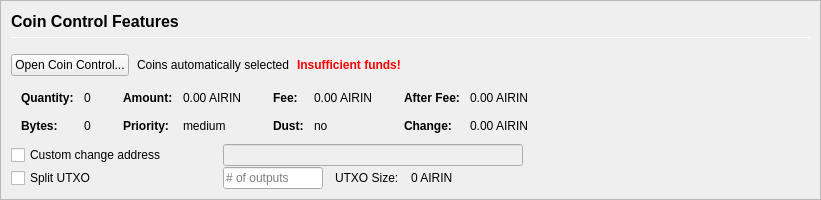
         <widget class="QFrame" name="frameCoinControl">
          <property name="sizePolicy">
           <sizepolicy hsizetype="Expanding" vsizetype="Expanding">
            <horstretch>0</horstretch>
            <verstretch>0</verstretch>
           </sizepolicy>
          </property>
          <property name="maximumSize">
           <size>
            <width>16777215</width>
            <height>16777215</height>
           </size>
          </property>
          <property name="frameShape">
           <enum>QFrame::StyledPanel</enum>
          </property>
          <property name="frameShadow">
           <enum>QFrame::Sunken</enum>
          </property>
          <layout class="QVBoxLayout" name="verticalLayoutCoinControl2">
           <property name="spacing">
            <number>0</number>
           </property>
           <property name="leftMargin">
            <number>0</number>
           </property>
           <property name="topMargin">
            <number>0</number>
           </property>
           <property name="rightMargin">
            <number>0</number>
           </property>
           <property name="bottomMargin">
            <number>0</number>
           </property>
           <item>
            <widget class="QFrame" name="frameCoinControl_BG">
             <layout class="QVBoxLayout" name="verticalLayoutCoinControl" stretch="0,0,0,0,0,0">
              <property name="spacing">
               <number>1</number>
              </property>
              <property name="leftMargin">
               <number>10</number>
              </property>
              <property name="topMargin">
               <number>10</number>
              </property>
              <item>
               <layout class="QHBoxLayout" name="horizontalLayoutCoinControl1">
                <property name="bottomMargin">
                 <number>15</number>
                </property>
                <item>
                 <layout class="QVBoxLayout" name="verticalLayout_3">
                  <property name="spacing">
                   <number>6</number>
                  </property>
                  <item>
                   <widget class="QLabel" name="labelCoinControlFeatures">
                    <property name="sizePolicy">
                     <sizepolicy hsizetype="Preferred" vsizetype="Maximum">
                      <horstretch>0</horstretch>
                      <verstretch>0</verstretch>
                     </sizepolicy>
                    </property>
                    <property name="minimumSize">
                     <size>
                      <width>0</width>
                      <height>20</height>
                     </size>
                    </property>
                    <property name="font">
                     <font>
                      <pointsize>12</pointsize>
                      <weight>75</weight>
                      <bold>true</bold>
                     </font>
                    </property>
                    <property name="styleSheet">
                     <string notr="true">font-weight:bold;</string>
                    </property>
                    <property name="text">
                     <string>Coin Control Features</string>
                    </property>
                   </widget>
                  </item>
                  <item>
                   <widget class="Line" name="line">
                    <property name="minimumSize">
                     <size>
                      <width>0</width>
                      <height>1</height>
                     </size>
                    </property>
                    <property name="maximumSize">
                     <size>
                      <width>16777215</width>
                      <height>1</height>
                     </size>
                    </property>
                    <property name="orientation">
                     <enum>Qt::Horizontal</enum>
                    </property>
                   </widget>
                  </item>
                 </layout>
                </item>
               </layout>
              </item>
              <item>
               <layout class="QHBoxLayout" name="horizontalLayoutCoinControl2" stretch="0,0,0,0">
                <property name="spacing">
                 <number>8</number>
                </property>
                <property name="bottomMargin">
                 <number>10</number>
                </property>
                <item>
                 <widget class="QPushButton" name="pushButtonCoinControl">
                  <property name="styleSheet">
                   <string notr="true"/>
                  </property>
                  <property name="text">
                   <string>Open Coin Control...</string>
                  </property>
                  <property name="autoDefault">
                   <bool>false</bool>
                  </property>
                 </widget>
                </item>
                <item>
                 <widget class="QLabel" name="labelCoinControlAutomaticallySelected">
                  <property name="text">
                   <string>Coins automatically selected</string>
                  </property>
                  <property name="margin">
                   <number>5</number>
                  </property>
                 </widget>
                </item>
                <item>
                 <widget class="QLabel" name="labelCoinControlInsuffFunds">
                  <property name="font">
                   <font>
                    <weight>75</weight>
                    <bold>true</bold>
                   </font>
                  </property>
                  <property name="styleSheet">
                   <string notr="true">color:red;font-weight:bold;</string>
                  </property>
                  <property name="text">
                   <string>Insufficient funds!</string>
                  </property>
                  <property name="margin">
                   <number>5</number>
                  </property>
                 </widget>
                </item>
                <item>
                 <spacer name="horizontalSpacerCoinControl">
                  <property name="orientation">
                   <enum>Qt::Horizontal</enum>
                  </property>
                  <property name="sizeHint" stdset="0">
                   <size>
                    <width>40</width>
                    <height>1</height>
                   </size>
                  </property>
                 </spacer>
                </item>
               </layout>
              </item>
              <item>
               <widget class="QWidget" name="widgetCoinControl" native="true">
                <property name="sizePolicy">
                 <sizepolicy hsizetype="Preferred" vsizetype="Preferred">
                  <horstretch>0</horstretch>
                  <verstretch>0</verstretch>
                 </sizepolicy>
                </property>
                <property name="minimumSize">
                 <size>
                  <width>0</width>
                  <height>0</height>
                 </size>
                </property>
                <property name="styleSheet">
                 <string notr="true"/>
                </property>
                <layout class="QHBoxLayout" name="horizontalLayoutCoinControl5">
                 <property name="leftMargin">
                  <number>0</number>
                 </property>
                 <property name="topMargin">
                  <number>0</number>
                 </property>
                 <property name="rightMargin">
                  <number>0</number>
                 </property>
                 <property name="bottomMargin">
                  <number>0</number>
                 </property>
                 <item>
                  <layout class="QHBoxLayout" name="horizontalLayoutCoinControl3" stretch="0,0,0,1">
                   <property name="spacing">
                    <number>20</number>
                   </property>
                   <property name="topMargin">
                    <number>0</number>
                   </property>
                   <property name="bottomMargin">
                    <number>10</number>
                   </property>
                   <item>
                    <layout class="QFormLayout" name="formLayoutCoinControl1">
                     <property name="horizontalSpacing">
                      <number>10</number>
                     </property>
                     <property name="verticalSpacing">
                      <number>14</number>
                     </property>
                     <property name="leftMargin">
                      <number>10</number>
                     </property>
                     <property name="topMargin">
                      <number>4</number>
                     </property>
                     <property name="rightMargin">
                      <number>6</number>
                     </property>
                     <item row="0" column="0">
                      <widget class="QLabel" name="labelCoinControlQuantityText">
                       <property name="font">
                        <font>
                         <weight>75</weight>
                         <bold>true</bold>
                        </font>
                       </property>
                       <property name="text">
                        <string>Quantity:</string>
                       </property>
                       <property name="margin">
                        <number>0</number>
                       </property>
                      </widget>
                     </item>
                     <item row="0" column="1">
                      <widget class="QLabel" name="labelCoinControlQuantity">
                       <property name="cursor">
                        <cursorShape>IBeamCursor</cursorShape>
                       </property>
                       <property name="contextMenuPolicy">
                        <enum>Qt::ActionsContextMenu</enum>
                       </property>
                       <property name="text">
                        <string notr="true">0</string>
                       </property>
                       <property name="margin">
                        <number>0</number>
                       </property>
                       <property name="textInteractionFlags">
                        <set>Qt::LinksAccessibleByMouse|Qt::TextSelectableByKeyboard|Qt::TextSelectableByMouse</set>
                       </property>
                      </widget>
                     </item>
                     <item row="1" column="0">
                      <widget class="QLabel" name="labelCoinControlBytesText">
                       <property name="font">
                        <font>
                         <weight>75</weight>
                         <bold>true</bold>
                        </font>
                       </property>
                       <property name="text">
                        <string>Bytes:</string>
                       </property>
                      </widget>
                     </item>
                     <item row="1" column="1">
                      <widget class="QLabel" name="labelCoinControlBytes">
                       <property name="cursor">
                        <cursorShape>IBeamCursor</cursorShape>
                       </property>
                       <property name="contextMenuPolicy">
                        <enum>Qt::ActionsContextMenu</enum>
                       </property>
                       <property name="text">
                        <string notr="true">0</string>
                       </property>
                       <property name="textInteractionFlags">
                        <set>Qt::LinksAccessibleByMouse|Qt::TextSelectableByKeyboard|Qt::TextSelectableByMouse</set>
                       </property>
                      </widget>
                     </item>
                    </layout>
                   </item>
                   <item>
                    <layout class="QFormLayout" name="formLayoutCoinControl2">
                     <property name="horizontalSpacing">
                      <number>10</number>
                     </property>
                     <property name="verticalSpacing">
                      <number>14</number>
                     </property>
                     <property name="leftMargin">
                      <number>6</number>
                     </property>
                     <property name="topMargin">
                      <number>4</number>
                     </property>
                     <property name="rightMargin">
                      <number>6</number>
                     </property>
                     <item row="0" column="0">
                      <widget class="QLabel" name="labelCoinControlAmountText">
                       <property name="font">
                        <font>
                         <weight>75</weight>
                         <bold>true</bold>
                        </font>
                       </property>
                       <property name="text">
                        <string>Amount:</string>
                       </property>
                       <property name="margin">
                        <number>0</number>
                       </property>
                      </widget>
                     </item>
                     <item row="0" column="1">
                      <widget class="QLabel" name="labelCoinControlAmount">
                       <property name="cursor">
                        <cursorShape>IBeamCursor</cursorShape>
                       </property>
                       <property name="contextMenuPolicy">
                        <enum>Qt::ActionsContextMenu</enum>
                       </property>
                       <property name="text">
                        <string notr="true">0.00 AIRIN</string>
                       </property>
                       <property name="textInteractionFlags">
                        <set>Qt::LinksAccessibleByMouse|Qt::TextSelectableByKeyboard|Qt::TextSelectableByMouse</set>
                       </property>
                      </widget>
                     </item>
                     <item row="1" column="0">
                      <widget class="QLabel" name="labelCoinControlPriorityText">
                       <property name="font">
                        <font>
                         <weight>75</weight>
                         <bold>true</bold>
                        </font>
                       </property>
                       <property name="text">
                        <string>Priority:</string>
                       </property>
                      </widget>
                     </item>
                     <item row="1" column="1">
                      <widget class="QLabel" name="labelCoinControlPriority">
                       <property name="cursor">
                        <cursorShape>IBeamCursor</cursorShape>
                       </property>
                       <property name="contextMenuPolicy">
                        <enum>Qt::ActionsContextMenu</enum>
                       </property>
                       <property name="text">
                        <string>medium</string>
                       </property>
                       <property name="textInteractionFlags">
                        <set>Qt::LinksAccessibleByMouse|Qt::TextSelectableByKeyboard|Qt::TextSelectableByMouse</set>
                       </property>
                      </widget>
                     </item>
                    </layout>
                   </item>
                   <item>
                    <layout class="QFormLayout" name="formLayoutCoinControl3">
                     <property name="horizontalSpacing">
                      <number>10</number>
                     </property>
                     <property name="verticalSpacing">
                      <number>14</number>
                     </property>
                     <property name="leftMargin">
                      <number>6</number>
                     </property>
                     <property name="topMargin">
                      <number>4</number>
                     </property>
                     <property name="rightMargin">
                      <number>6</number>
                     </property>
                     <item row="0" column="0">
                      <widget class="QLabel" name="labelCoinControlFeeText">
                       <property name="font">
                        <font>
                         <weight>75</weight>
                         <bold>true</bold>
                        </font>
                       </property>
                       <property name="text">
                        <string>Fee:</string>
                       </property>
                       <property name="margin">
                        <number>0</number>
                       </property>
                      </widget>
                     </item>
                     <item row="0" column="1">
                      <widget class="QLabel" name="labelCoinControlFee">
                       <property name="cursor">
                        <cursorShape>IBeamCursor</cursorShape>
                       </property>
                       <property name="contextMenuPolicy">
                        <enum>Qt::ActionsContextMenu</enum>
                       </property>
                       <property name="text">
                        <string notr="true">0.00 AIRIN</string>
                       </property>
                       <property name="textInteractionFlags">
                        <set>Qt::LinksAccessibleByMouse|Qt::TextSelectableByKeyboard|Qt::TextSelectableByMouse</set>
                       </property>
                      </widget>
                     </item>
                     <item row="1" column="0">
                      <widget class="QLabel" name="labelCoinControlLowOutputText">
                       <property name="font">
                        <font>
                         <weight>75</weight>
                         <bold>true</bold>
                        </font>
                       </property>
                       <property name="text">
                        <string>Dust:</string>
                       </property>
                      </widget>
                     </item>
                     <item row="1" column="1">
                      <widget class="QLabel" name="labelCoinControlLowOutput">
                       <property name="cursor">
                        <cursorShape>IBeamCursor</cursorShape>
                       </property>
                       <property name="contextMenuPolicy">
                        <enum>Qt::ActionsContextMenu</enum>
                       </property>
                       <property name="text">
                        <string>no</string>
                       </property>
                       <property name="textInteractionFlags">
                        <set>Qt::LinksAccessibleByMouse|Qt::TextSelectableByKeyboard|Qt::TextSelectableByMouse</set>
                       </property>
                      </widget>
                     </item>
                    </layout>
                   </item>
                   <item>
                    <layout class="QFormLayout" name="formLayoutCoinControl4">
                     <property name="horizontalSpacing">
                      <number>10</number>
                     </property>
                     <property name="verticalSpacing">
                      <number>14</number>
                     </property>
                     <property name="leftMargin">
                      <number>6</number>
                     </property>
                     <property name="topMargin">
                      <number>4</number>
                     </property>
                     <property name="rightMargin">
                      <number>6</number>
                     </property>
                     <item row="0" column="0">
                      <widget class="QLabel" name="labelCoinControlAfterFeeText">
                       <property name="font">
                        <font>
                         <weight>75</weight>
                         <bold>true</bold>
                        </font>
                       </property>
                       <property name="text">
                        <string>After Fee:</string>
                       </property>
                       <property name="margin">
                        <number>0</number>
                       </property>
                      </widget>
                     </item>
                     <item row="0" column="1">
                      <widget class="QLabel" name="labelCoinControlAfterFee">
                       <property name="cursor">
                        <cursorShape>IBeamCursor</cursorShape>
                       </property>
                       <property name="contextMenuPolicy">
                        <enum>Qt::ActionsContextMenu</enum>
                       </property>
                       <property name="text">
                        <string notr="true">0.00 AIRIN</string>
                       </property>
                       <property name="textInteractionFlags">
                        <set>Qt::LinksAccessibleByMouse|Qt::TextSelectableByKeyboard|Qt::TextSelectableByMouse</set>
                       </property>
                      </widget>
                     </item>
                     <item row="1" column="0">
                      <widget class="QLabel" name="labelCoinControlChangeText">
                       <property name="font">
                        <font>
                         <weight>75</weight>
                         <bold>true</bold>
                        </font>
                       </property>
                       <property name="text">
                        <string>Change:</string>
                       </property>
                      </widget>
                     </item>
                     <item row="1" column="1">
                      <widget class="QLabel" name="labelCoinControlChange">
                       <property name="cursor">
                        <cursorShape>IBeamCursor</cursorShape>
                       </property>
                       <property name="contextMenuPolicy">
                        <enum>Qt::ActionsContextMenu</enum>
                       </property>
                       <property name="text">
                        <string notr="true">0.00 AIRIN</string>
                       </property>
                       <property name="textInteractionFlags">
                        <set>Qt::LinksAccessibleByMouse|Qt::TextSelectableByKeyboard|Qt::TextSelectableByMouse</set>
                       </property>
                      </widget>
                     </item>
                    </layout>
                   </item>
                  </layout>
                 </item>
                </layout>
               </widget>
              </item>
              <item>
               <layout class="QHBoxLayout" name="horizontalLayoutCoinControl4">
                <property name="spacing">
                 <number>12</number>
                </property>
                <property name="sizeConstraint">
                 <enum>QLayout::SetDefaultConstraint</enum>
                </property>
                <property name="topMargin">
                 <number>0</number>
                </property>
                <property name="rightMargin">
                 <number>0</number>
                </property>
                <item>
                 <widget class="QCheckBox" name="checkBoxCoinControlChange">
                  <property name="sizePolicy">
                   <sizepolicy hsizetype="Preferred" vsizetype="Preferred">
                    <horstretch>0</horstretch>
                    <verstretch>0</verstretch>
                   </sizepolicy>
                  </property>
                  <property name="minimumSize">
                   <size>
                    <width>200</width>
                    <height>0</height>
                   </size>
                  </property>
                  <property name="maximumSize">
                   <size>
                    <width>200</width>
                    <height>16777215</height>
                   </size>
                  </property>
                  <property name="toolTip">
                   <string>If this is activated, but the change address is empty or invalid, change will be sent to a newly generated address.</string>
                  </property>
                  <property name="text">
                   <string>Custom change address</string>
                  </property>
                 </widget>
                </item>
                <item>
                 <widget class="QValidatedLineEdit" name="lineEditCoinControlChange">
                  <property name="enabled">
                   <bool>false</bool>
                  </property>
                  <property name="sizePolicy">
                   <sizepolicy hsizetype="Preferred" vsizetype="Preferred">
                    <horstretch>0</horstretch>
                    <verstretch>0</verstretch>
                   </sizepolicy>
                  </property>
                  <property name="minimumSize">
                   <size>
                    <width>300</width>
                    <height>0</height>
                   </size>
                  </property>
                 </widget>
                </item>
                <item>
                 <widget class="QLabel" name="labelCoinControlChangeLabel">
                  <property name="sizePolicy">
                   <sizepolicy hsizetype="Preferred" vsizetype="Preferred">
                    <horstretch>0</horstretch>
                    <verstretch>0</verstretch>
                   </sizepolicy>
                  </property>
                  <property name="minimumSize">
                   <size>
                    <width>100</width>
                    <height>0</height>
                   </size>
                  </property>
                  <property name="text">
                   <string/>
                  </property>
                  <property name="margin">
                   <number>3</number>
                  </property>
                 </widget>
                </item>
               </layout>
              </item>
              <item>
               <layout class="QHBoxLayout" name="horizontalLayoutCoinControl6">
                <property name="spacing">
                 <number>12</number>
                </property>
                <property name="rightMargin">
                 <number>0</number>
                </property>
                <item>
                 <widget class="QCheckBox" name="splitBlockCheckBox">
                  <property name="sizePolicy">
                   <sizepolicy hsizetype="Preferred" vsizetype="Preferred">
                    <horstretch>0</horstretch>
                    <verstretch>0</verstretch>
                   </sizepolicy>
                  </property>
                  <property name="minimumSize">
                   <size>
                    <width>200</width>
                    <height>0</height>
                   </size>
                  </property>
                  <property name="maximumSize">
                   <size>
                    <width>200</width>
                    <height>16777215</height>
                   </size>
                  </property>
                  <property name="text">
                   <string>Split UTXO</string>
                  </property>
                 </widget>
                </item>
                <item>
                 <widget class="QLineEdit" name="splitBlockLineEdit">
                  <property name="sizePolicy">
                   <sizepolicy hsizetype="Preferred" vsizetype="Preferred">
                    <horstretch>50</horstretch>
                    <verstretch>0</verstretch>
                   </sizepolicy>
                  </property>
                  <property name="minimumSize">
                   <size>
                    <width>100</width>
                    <height>0</height>
                   </size>
                  </property>
                  <property name="maximumSize">
                   <size>
                    <width>100</width>
                    <height>16777215</height>
                   </size>
                  </property>
                  <property name="placeholderText">
                   <string># of outputs</string>
                  </property>
                 </widget>
                </item>
                <item>
                 <widget class="QLabel" name="labelBlockSizeText">
                  <property name="text">
                   <string>UTXO Size:</string>
                  </property>
                 </widget>
                </item>
                <item>
                 <widget class="QLabel" name="labelBlockSize">
                  <property name="text">
                   <string>0 AIRIN</string>
                  </property>
                 </widget>
                </item>
                <item>
                 <spacer name="horizontalSpacer_7">
                  <property name="orientation">
                   <enum>Qt::Horizontal</enum>
                  </property>
                  <property name="sizeHint" stdset="0">
                   <size>
                    <width>40</width>
                    <height>20</height>
                   </size>
                  </property>
                 </spacer>
                </item>
               </layout>
              </item>
              <item>
               <spacer name="verticalSpacerCoinControl">
                <property name="orientation">
                 <enum>Qt::Vertical</enum>
                </property>
                <property name="sizeHint" stdset="0">
                 <size>
                  <width>800</width>
                  <height>1</height>
                 </size>
                </property>
               </spacer>
              </item>
             </layout>
            </widget>
           </item>
          </layout>
         </widget>
